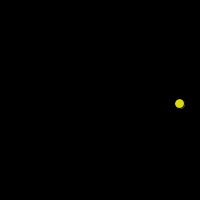
Frame 1 (no input)
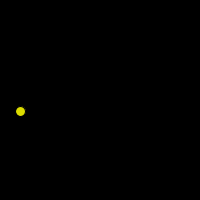
Frame 60 (the mouse pressed at the canvas centre just before this capture)
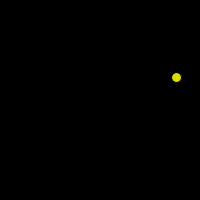
Frame 120 (the mouse held since frame 60 and released just before this capture)

The Processing sketch that drew these frames (run headless with seeded random() and noise(); from frame 60 on, the mouse is pressed at the canvas centre):

// Processing sketch: Aufgabe_2_4_c
// ── Aufgabe_2_4_c.pde
void setup() {
  size(200, 200);
}

void draw() {
  background(0);
    
  float angle = float(frameCount)/20;
  float x = 100 + cos(angle) * 80;
  float y = 100 + sin(angle) * 80;
  fill(220, 220, 0);
  ellipse(x , y, 10, 10);
}
